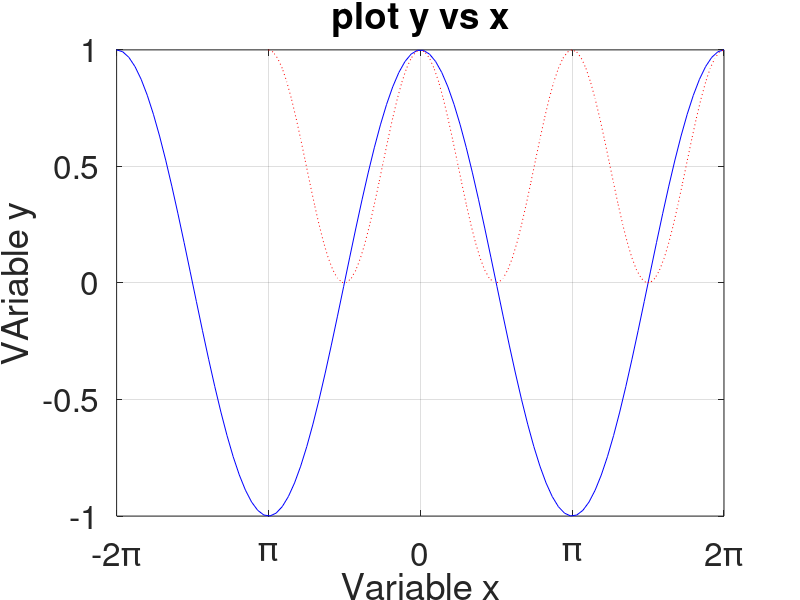

Source code (MATLAB): (Note: this script raises an error after producing the figure.)
x = [1 2 6];
y = [2 4 1];
plot(x,y , 'or', 'MarkerSize', 12)
grid on
grid off
grid on
xlabel('x-Achse')
ylabel('y-Achse')
title('plot y vs x')
set(gca, 'fontsize', 24)
axis([0 7 0 5])

% with fplot
f = @(x) 0.5*x + 1;
% fplot(f,[-3 0])
grid on

% with linspace
x1 = linspace(-2,2,5);
x2 = linspace(0,2,30);
y1 = 0.5*x1 + 1;
y2 = x2.^2;

length(x1)
length(y1)
plot(x1,y1)
plot(x1,y1, 'bo-',x2,y2,'rx:')
grid on
title('plot y vs x')
set(gca, 'fontsize', 24)
xlabel('x-Achse')
ylabel('y-Achse')

% Winkelfunktionen
x1 = linspace(-2*pi, 2*pi);
x2 = linspace(-pi,2*pi);
y1 = cos(x1);
y2 = cos(x2).^2;
plot(x1, y1, 'b-', x2, y2, 'r:')
grid on
title('plot y vs x')
set(gca, 'fontsize', 24)
set(gca, 'fontsize', 24, 'XTick', [-2*pi -pi 0 pi 2*pi])
set(gca, 'XTickLabel', {'-2\pi', '\pi','0','\pi', '2\pi'})
axis([-2*pi 2*pi -1 1])
xlabel('Variable x')
ylabel('VAriable y')


#symbolic
setenv PYTHON /Users/peterstroessler/opt/anaconda3/bin/python
pkg load symbolic

syms x
